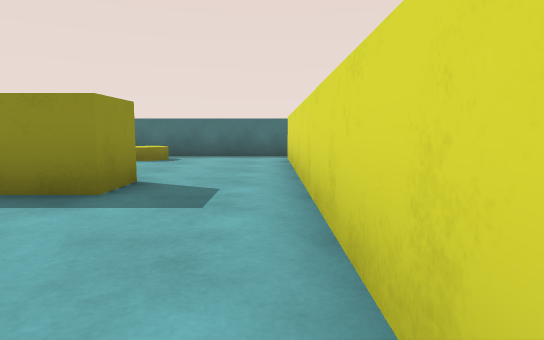
[1] (above)

16 first-person views from a walk through a 3-D level made in the Unity game engine. The camera is 0.62 m above the floor, tilts 6° down and sees 75° across. The floor is counted in squares, 1 m on a side. Each view is taken from the middle of a square. On the plan, view 1 faces up. The plan holds only what a view shows up to about 10 squares ahead; the rest is blank. The player character is not drawn.

[2]
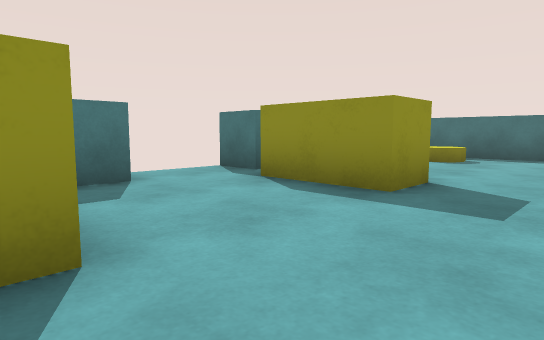

[3]
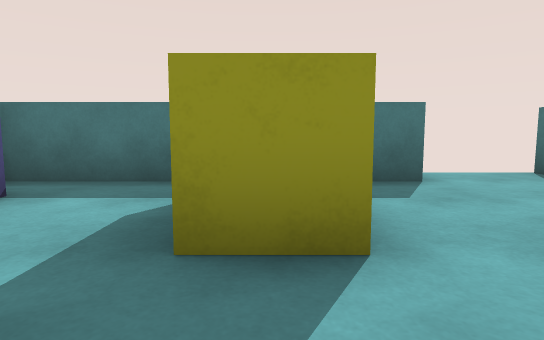

[4]
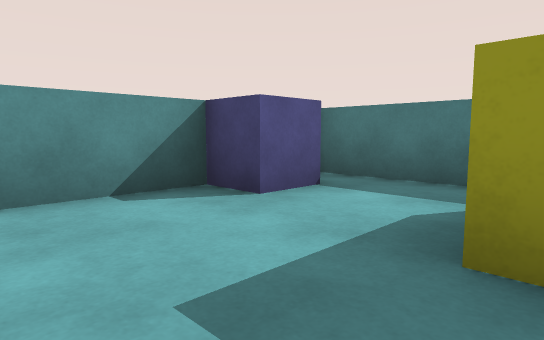

[5]
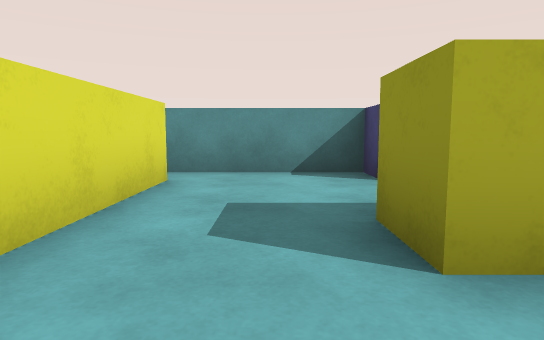

[6]
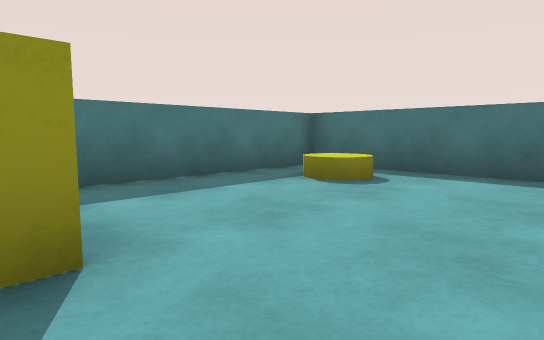

[7]
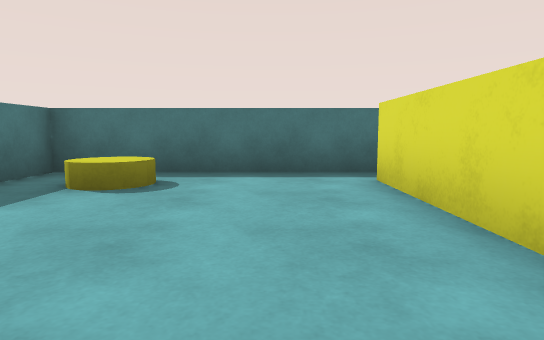

[8]
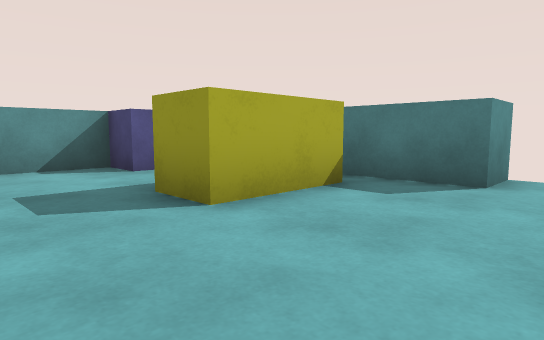

[9]
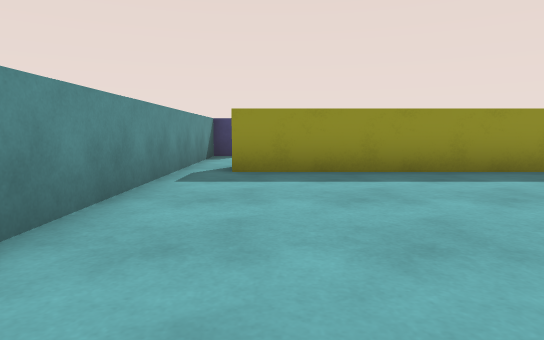

[10]
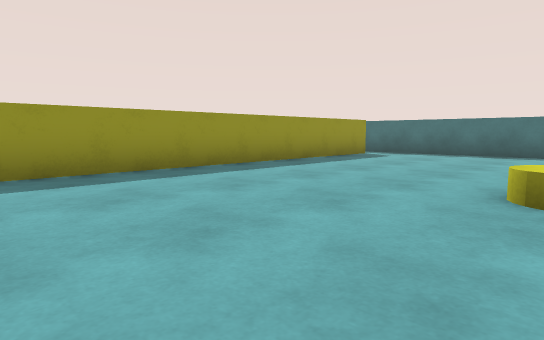

[11]
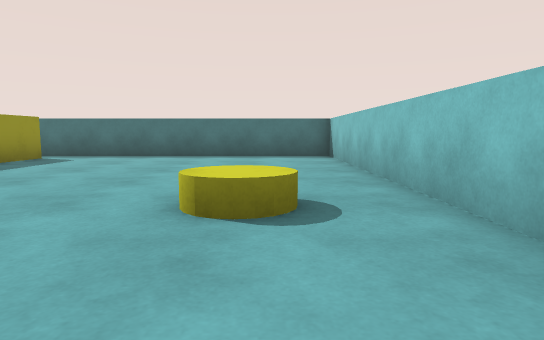

[12]
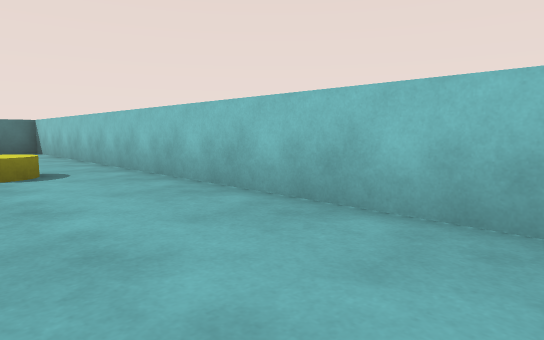

[13]
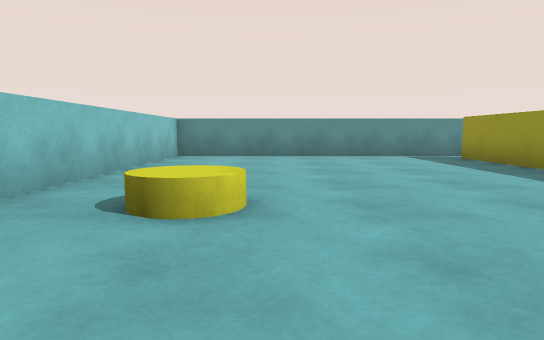

[14]
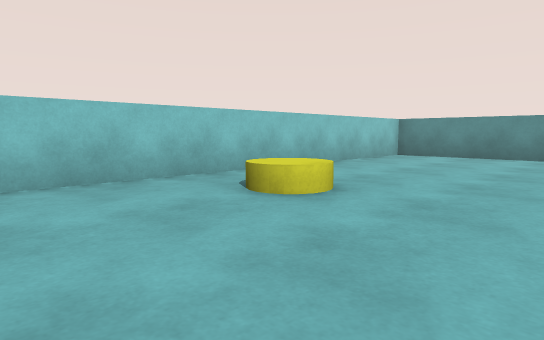

[15]
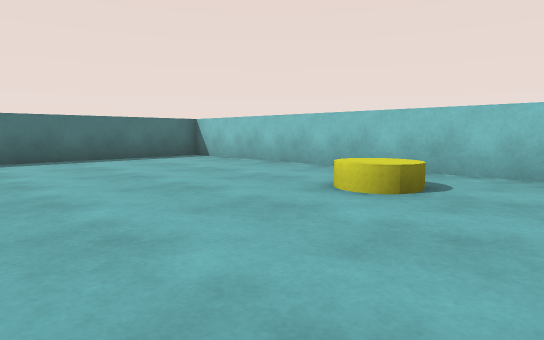

[16]
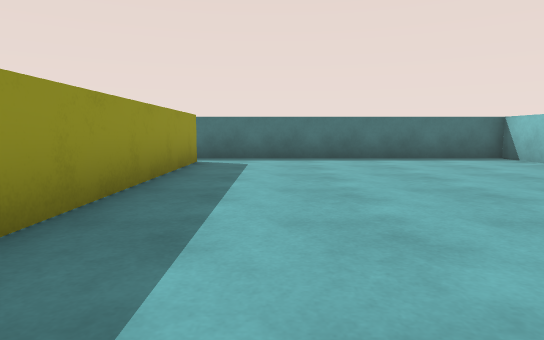

### Floor plan
Points are (right, up) in squares from view 1. A wall is a line through its corners. A room is listed if a view was taken in it or the views show most of it. See-through windows are left out.
Room 1 (views 1, 2, 3, 4, 5, 6, 7, 8)
walls: (-5.5, 1.9) (-4.5, 1.9) (-4.5, -3.5); (0.4, -2.8) (0.4, 8.8); (-2.5, -3.5) (0.5, -3.5); (0.4, 9.5) (-4.5, 9.5) (-4.5, 4) (-5.5, 4)
ways out: opening at (1, -3) to room 2; opening at (1, 9) to room 2
objects: yellow block (-4, 0) to (-2, 0); cube (-3, -3); yellow block (-3, 4) to (-2, 4); yellow cylinder (-3, 8)
Room 2 (views 9, 10, 11, 12, 13, 14, 15, 16)
walls: (1.4, 8.8) (1.4, -2.8); (0.5, -3.5) (8.6, -3.5) (8.6, 9.5) (0.4, 9.5)
ways out: opening at (1, -3) to room 1; opening at (1, 9) to room 1
objects: yellow cylinder (7, 3)

Where each view was taken, in squares from view 1:
view 1: 0 up, 0 right, facing up
view 2: 0 up, 0 right, facing up-left
view 3: 0 up, 0 right, facing left
view 4: 0 up, 0 right, facing down-left
view 5: 2 up, 1 left, facing down
view 6: 4 up, 0 right, facing up-left
view 7: 4 up, 1 left, facing up
view 8: 3 up, 0 right, facing down-left
view 9: 2 down, 7 right, facing left
view 10: 1 down, 7 right, facing up-left
view 11: 0 up, 7 right, facing up
view 12: 3 down, 6 right, facing up-right
view 13: 6 up, 6 right, facing down
view 14: 6 up, 4 right, facing down-right
view 15: 1 up, 3 right, facing up-right
view 16: 1 up, 3 right, facing up
